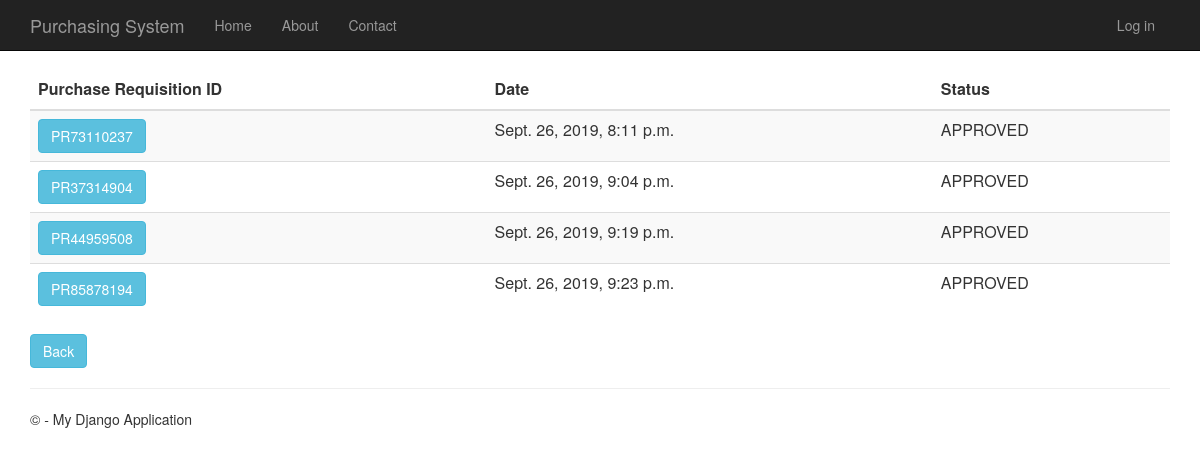
Before: /purchaserequisitionhistory with the older database file.
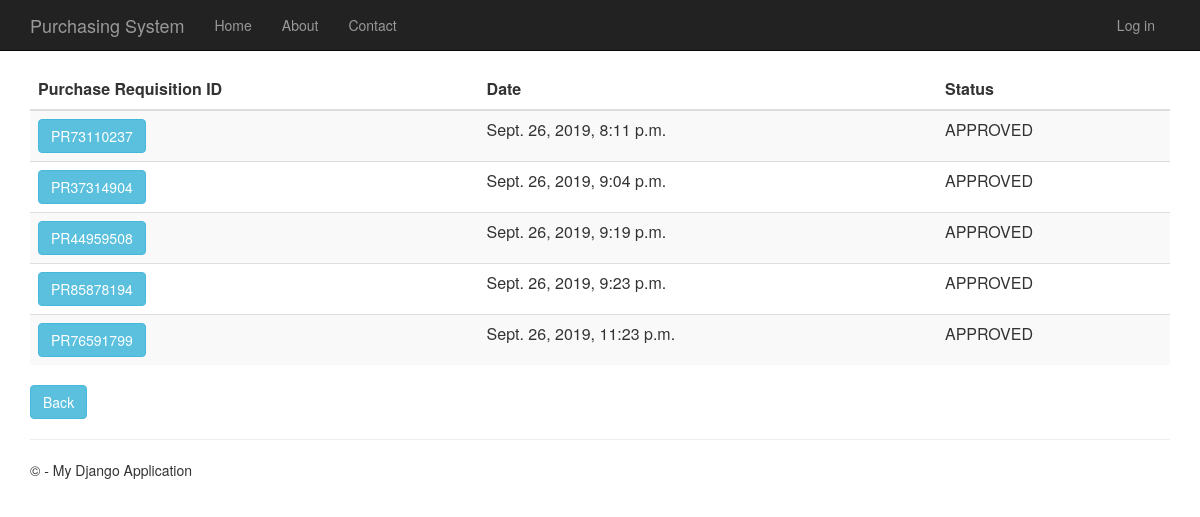
After: the same page with the newer database file.
### PurchaseRequisition/models.py (models this page shows)
class PurchaseRequisition(models.Model):
    pr_id= models.CharField(max_length=10, primary_key=True) #takes character
    description= models.TextField(null=True,default=None, blank=True)
    time_created= models.DateTimeField()
    total_price= models.DecimalField(max_digits=10, decimal_places=2, default=Decimal('0.00'))
    status= models.TextField(max_length=10, default="Pending")
    person_id = models.ForeignKey(Person)
    def __str__(self):
        return str(self.pr_id)

### PurchaseRequisition/views.py (the view)
# urls.py: url(r'^purchaserequisitionhistory', PurchaseRequisition.views.purchaserequisitionhistory, name="purchase_requisition_history"),
def purchaserequisitionhistory(request):
    purchase_requisitions = PurchaseRequisition.objects.all()
    print(purchase_requisitions)
    context = {
            'title':'Purchase Requisition History',
            'rows':purchase_requisitions
        }
    return render(request,'PurchaseRequisition/purchaserequisitionhistory.html',context)

### PurchaseRequisition/templates/PurchaseRequisition/purchaserequisitionhistory.html
﻿{% extends "app/layout.html" %}
{% block content %}
<div class="purchaseorderhistory margintop" action="menu" >
    <form action="purchaserequisitionhistorydetails" method="GET">
        <table class="table table-striped margintop">
          <thead>
            <tr>
              <th scope="col">Purchase Requisition ID</th>
              <th scope="col">Date</th>
              <th scope="col">Status</th>
            </tr>
          </thead>
          <tbody>
              {% for r in rows %}
            <tr>
                 <td><button type="submit" name="pr_id" value="{{r.pr_id}}" class="btn btn-info" >{{r.pr_id}}</button></td>
                 <td>{{r.time_created}}</td>
                 <td>{{r.status}}</td>
            </tr>
              {% endfor %}
          </tbody>
        </table>
    </form>
       <form action="menu">
        <div class="margintop">
            <button type="submit" class="btn btn-info" >Back</button>
        </div>
    </form>
</div>
{% endblock %}

Changed rows visible on the page:
added PurchaseRequisition: pr_id "PR76591799", time_created "Sept. 26, 2019, 11:23 p.m.", status "APPROVED"
